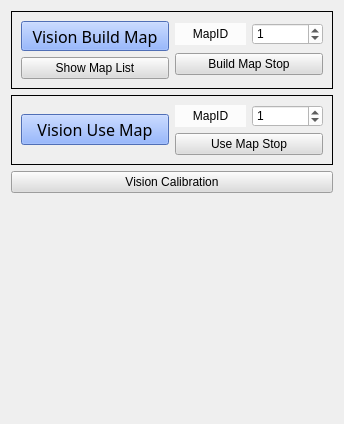
            <widget class="QWidget" name="page_2">
             <property name="geometry">
              <rect>
               <x>0</x>
               <y>0</y>
               <width>344</width>
               <height>424</height>
              </rect>
             </property>
             <attribute name="label">
              <string>Vision</string>
             </attribute>
             <layout class="QVBoxLayout" name="verticalLayout_16">
              <item>
               <widget class="QFrame" name="VisionBuildMapFrame">
                <property name="frameShape">
                 <enum>QFrame::Box</enum>
                </property>
                <property name="lineWidth">
                 <number>1</number>
                </property>
                <layout class="QHBoxLayout" name="horizontalLayout_6">
                 <item>
                  <layout class="QVBoxLayout" name="verticalLayout_14">
                   <item>
                    <widget class="QPushButton" name="VisionBuildMapBtn">
                     <property name="minimumSize">
                      <size>
                       <width>0</width>
                       <height>30</height>
                      </size>
                     </property>
                     <property name="font">
                      <font>
                       <family>Algerian</family>
                       <pointsize>12</pointsize>
                       <weight>50</weight>
                       <bold>false</bold>
                      </font>
                     </property>
                     <property name="styleSheet">
                      <string notr="true">background-color: rgb(112, 155, 255);</string>
                     </property>
                     <property name="text">
                      <string>Vision Build Map</string>
                     </property>
                    </widget>
                   </item>
                   <item>
                    <widget class="QPushButton" name="pushButton">
                     <property name="styleSheet">
                      <string notr="true">background-color: rgb(220, 220, 220);</string>
                     </property>
                     <property name="text">
                      <string>Show Map List</string>
                     </property>
                    </widget>
                   </item>
                  </layout>
                 </item>
                 <item>
                  <layout class="QVBoxLayout" name="VisionBuildMap">
                   <item>
                    <layout class="QHBoxLayout" name="horizontalLayout_3">
                     <item>
                      <widget class="QLabel" name="label_2">
                       <property name="sizePolicy">
                        <sizepolicy hsizetype="Preferred" vsizetype="Preferred">
                         <horstretch>0</horstretch>
                         <verstretch>0</verstretch>
                        </sizepolicy>
                       </property>
                       <property name="styleSheet">
                        <string notr="true">background-color: rgb(255, 255, 255,80%);</string>
                       </property>
                       <property name="text">
                        <string>MapID</string>
                       </property>
                       <property name="alignment">
                        <set>Qt::AlignCenter</set>
                       </property>
                      </widget>
                     </item>
                     <item>
                      <widget class="QSpinBox" name="BuildMapID">
                       <property name="sizePolicy">
                        <sizepolicy hsizetype="Preferred" vsizetype="Fixed">
                         <horstretch>0</horstretch>
                         <verstretch>0</verstretch>
                        </sizepolicy>
                       </property>
                       <property name="styleSheet">
                        <string notr="true">background-color: rgb(255, 255, 255);</string>
                       </property>
                       <property name="value">
                        <number>1</number>
                       </property>
                      </widget>
                     </item>
                    </layout>
                   </item>
                   <item>
                    <widget class="QPushButton" name="VisionBuildMapStopBtn">
                     <property name="sizePolicy">
                      <sizepolicy hsizetype="Ignored" vsizetype="Fixed">
                       <horstretch>0</horstretch>
                       <verstretch>0</verstretch>
                      </sizepolicy>
                     </property>
                     <property name="styleSheet">
                      <string notr="true">background-color: rgb(220, 220, 220);</string>
                     </property>
                     <property name="text">
                      <string>Build Map Stop</string>
                     </property>
                    </widget>
                   </item>
                  </layout>
                 </item>
                </layout>
               </widget>
              </item>
              <item>
               <widget class="QFrame" name="VisionUseMapFrame">
                <property name="frameShape">
                 <enum>QFrame::Box</enum>
                </property>
                <property name="lineWidth">
                 <number>1</number>
                </property>
                <layout class="QHBoxLayout" name="VisionUseMap">
                 <item>
                  <widget class="QPushButton" name="VisionUseMapBtn">
                   <property name="minimumSize">
                    <size>
                     <width>0</width>
                     <height>30</height>
                    </size>
                   </property>
                   <property name="font">
                    <font>
                     <family>Algerian</family>
                     <pointsize>12</pointsize>
                     <weight>50</weight>
                     <bold>false</bold>
                    </font>
                   </property>
                   <property name="styleSheet">
                    <string notr="true">background-color: rgb(112, 155, 255);</string>
                   </property>
                   <property name="text">
                    <string>Vision Use Map</string>
                   </property>
                  </widget>
                 </item>
                 <item>
                  <layout class="QVBoxLayout" name="verticalLayout_10">
                   <item>
                    <layout class="QHBoxLayout" name="horizontalLayout_4">
                     <item>
                      <widget class="QLabel" name="label_3">
                       <property name="styleSheet">
                        <string notr="true">background-color: rgb(255, 255, 255,80%);</string>
                       </property>
                       <property name="text">
                        <string>MapID</string>
                       </property>
                       <property name="alignment">
                        <set>Qt::AlignCenter</set>
                       </property>
                      </widget>
                     </item>
                     <item>
                      <widget class="QSpinBox" name="UseMapID">
                       <property name="sizePolicy">
                        <sizepolicy hsizetype="Preferred" vsizetype="Fixed">
                         <horstretch>0</horstretch>
                         <verstretch>0</verstretch>
                        </sizepolicy>
                       </property>
                       <property name="styleSheet">
                        <string notr="true">background-color: rgb(255, 255, 255);</string>
                       </property>
                       <property name="value">
                        <number>1</number>
                       </property>
                      </widget>
                     </item>
                    </layout>
                   </item>
                   <item>
                    <widget class="QPushButton" name="VisionUseMapStopBtn">
                     <property name="styleSheet">
                      <string notr="true">background-color: rgb(221, 221, 221);</string>
                     </property>
                     <property name="text">
                      <string>Use Map Stop</string>
                     </property>
                    </widget>
                   </item>
                  </layout>
                 </item>
                </layout>
               </widget>
              </item>
              <item>
               <widget class="QPushButton" name="pushButton_2">
                <property name="styleSheet">
                 <string notr="true">background-color: rgb(220, 220, 220);</string>
                </property>
                <property name="text">
                 <string>Vision Calibration</string>
                </property>
               </widget>
              </item>
              <item>
               <spacer name="verticalSpacer">
                <property name="orientation">
                 <enum>Qt::Vertical</enum>
                </property>
                <property name="sizeHint" stdset="0">
                 <size>
                  <width>20</width>
                  <height>40</height>
                 </size>
                </property>
               </spacer>
              </item>
             </layout>
            </widget>
